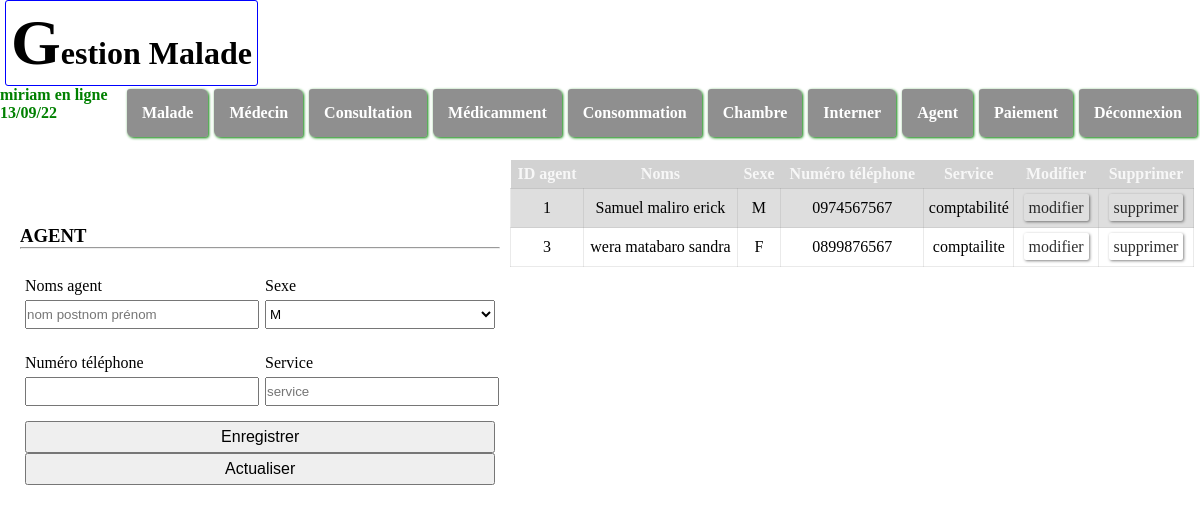
The page /Fichier_PHP/agent.php (signed in) on the database its author committed.
### tables this page shows
CREATE TABLE IF NOT EXISTS `agent` (
  `idag` int(11) NOT NULL AUTO_INCREMENT,
  `nomsagent` varchar(25) NOT NULL,
  `sexeag` varchar(10) NOT NULL,
  `phoneag` varchar(20) NOT NULL,
  `serviceag` varchar(25) NOT NULL,
  PRIMARY KEY (`idag`)
);

### Fichier_PHP/agent.php (the view, shortened to what this page needs)
<?php require 'header.php';
require "pdo.php";
?>
    <main>
    <div class="gauche">
            <form action="" method="post">
                <h3>AGENT</h3><hr></br>
                <div class="gp">
                    <div class="item">
                    <label for="">Noms agent</label> <br>
                    <input type="text" name="noms" placeholder="nom postnom prénom">
                    </div>
                    <div class="item">
                    <label for="">Sexe </label>
                    <select name="sexe" id="">
                    <option value="M">M</option>
                    </select>
                    </div>
                </div>
                <div class="gp">
                <div class="item">
                    <label for="">Numéro téléphone</label> <br>
                    <input type="number" name="numerotelephone">
                    </div>
                    <div class="item">
                    <label for="">Service</label> <br>
                    <input type="text" name="service" placeholder="service">
                    </div>
                </div>
                <div class="btn">
                <button type="submit" name="enregistrer">Enregistrer</button>
                <button type="submit" name="actualiser">Actualiser</button>
                </div>
            </form>
            </div>
    <div class="droite">
        <div class="table">
            <table>
                <thead>
                    <tr>
                        <th>ID agent</th>
                        <th>Noms</th>
                        <th>Sexe</th>
                        <th>Numéro téléphone</th>
                        <th>Service</th>
                        <th>Modifier</th>
                        <th>Supprimer</th>
                    </tr>
                </thead>
                <tbody>
                    <tr>
                    <?php
                    $sql="SELECT * FROM agent";
                    $requete=$pdo->prepare($sql);
                    $requete->execute();
                    $tab=$requete->FetchAll(PDO::FETCH_ASSOC);
                    foreach($tab as $data){
                        $idag=$data['idag'];
                        $nomsagent=$data['nomsagent'];
                        $sexeag=$data['sexeag'];
                        $phoneag=$data['phoneag'];
                        $serviceag=$data['serviceag'];
                        ?>
                        <td><?php echo $idag?></td>
                        <td><?php echo $nomsagent?></td>
                        <td><?php echo $sexeag?></td>
                        <td><?php echo $phoneag?></td>
                        <td><?php echo $serviceag?></td>
                        <td><a href="modifier_agent.php?id=<?php echo $idag?>">modifier</a></td>
                        <td><a href="supprimer_agent.php?id=<?php echo $idag?>">supprimer</a></td>
                        </tr>
                        <?php
                }
                    ?>
                </tbody>
            </table>
    </div>
    </main>
</body>
</html>

### fichier_CSS/malade.css (style rules this page uses)
* { padding: 0; margin: 0; }
body main { width: 100%; display: flex; height: auto; margin-top: 20px; position: relative; }
body main .gauche { width: 40%; display: flex; align-items: center; justify-content: center; margin-left: 20px; }
body main .gauche form { width: 100%; display: flex; justify-content: center; flex-direction: column; }
body main .gauche form .gp { width: 100%; display: flex; margin: 10px 0; }
body main .gauche form .gp .item { width: 50%; }
body main .gauche form .gp .item input, select { width: 96%; margin: 5px; padding: 5px 0; }
body main .gauche form .gp .item label { margin: 5px; color: black; }
body main .gauche form .btn { margin-left: 5px; margin-bottom: 10px; width: 98%; }
body main .gauche form .btn button { width: 100%; padding: 5px 0; font-size: 1em; }
body main .droite { width: 57%; margin-left: 10px; }
body main .droite table { width: 100%; border-collapse: collapse; }
body main .droite table thead { background: rgba(0, 0, 0, 0.178); }
body main .droite table thead tr th { padding: 5px; color: rgba(255, 255, 255, 0.815); }
body main .droite table tbody tr { background: rgba(128, 128, 128, 0.26); text-align: center; }
body main .droite table tbody tr td { border: 1px solid rgba(128, 128, 128, 0.164); padding: 10px 2px; }
body main .droite .table { height: 400px; overflow: auto; }
* a { text-decoration: none; color: rgba(0, 0, 0, 0.815); padding: 5px; margin: 5px; border-radius: 2px; box-shadow: 1px 1px 3px rgba(0, 0, 0, 0.479); }
main { position: relative; }

### rows shown on the page
agent: idag "1", nomsagent "Samuel maliro erick", sexeag "M", phoneag "0974567567", serviceag "comptabilité"
agent: idag "3", nomsagent "wera matabaro sandra", sexeag "F", phoneag "0899876567", serviceag "comptailite"

### other values the page prints
$_SESSION['username'] "miriam"
